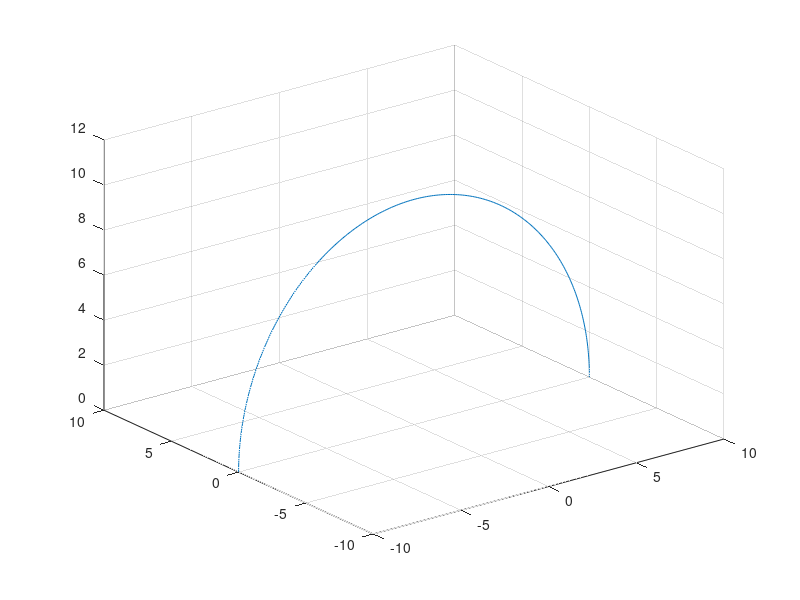

Source code (MATLAB): (Note: this script raises an error after producing the figure.)
clc;
clear;
close all;



r = 10;
figure('units','normalized','outerposition',[0 0 1 1])


theta=0:0.01:pi;
x=r*cos(theta);
z=r*sin(theta);
plot3(x,zeros(1,numel(x)),z)
hold on;
grid on;
xlim([-10 10])
ylim([-10 10])
zlim([0 12])

unit_z = [0;0;1;0];

% find P_I for angle from 45 to 135 (angle between abdominal probe and horizontal plane)
for theta = 45:5:135
    if (theta == 45)
        initial = [0;0;0;0;0;0];
    else
        initial = [P_I; direction(1:3)];
    end
    
    X_trus = [ROTZ(85-theta),[0 0 0]';0 0 0 1];
    X = [ROTZ(-90-theta),[r*cos(theta*pi/180) 0 r*sin(theta*pi/180)]';0 0 0 1];
    direction = X_trus*unit_z;
%     disp(direction);
    P_I = findPItest(X_trus,X);
    plotp3(P_I);
    pause(0.3);
    
    Jdq = VF_checkpoint(initial, [P_I; direction(1:3)]);
    fup = initial - Jdq;
    plotv3(fup(1:3), fup(1:3) + fup(4:6), 'red');
    

    pause(0.3);
    drawnow;
end